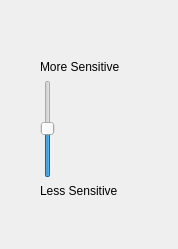
<?xml version="1.0" encoding="UTF-8"?>
<ui version="4.0">
 <class>Adjuster</class>
 <widget class="QDialog" name="Adjuster">
  <property name="geometry">
   <rect>
    <x>0</x>
    <y>0</y>
    <width>178</width>
    <height>249</height>
   </rect>
  </property>
  <property name="windowTitle">
   <string>Sensitivity</string>
  </property>
  <widget class="QWidget" name="layoutWidget">
   <property name="geometry">
    <rect>
     <x>40</x>
     <y>60</y>
     <width>97</width>
     <height>138</height>
    </rect>
   </property>
   <layout class="QVBoxLayout" name="verticalLayout">
    <item>
     <widget class="QLabel" name="label">
      <property name="text">
       <string>More Sensitive</string>
      </property>
     </widget>
    </item>
    <item>
     <widget class="QSlider" name="verticalSlider">
      <property name="sliderPosition">
       <number>50</number>
      </property>
      <property name="orientation">
       <enum>Qt::Vertical</enum>
      </property>
     </widget>
    </item>
    <item>
     <widget class="QLabel" name="label_2">
      <property name="text">
       <string>Less Sensitive</string>
      </property>
     </widget>
    </item>
   </layout>
  </widget>
 </widget>
 <resources/>
 <connections/>
</ui>
